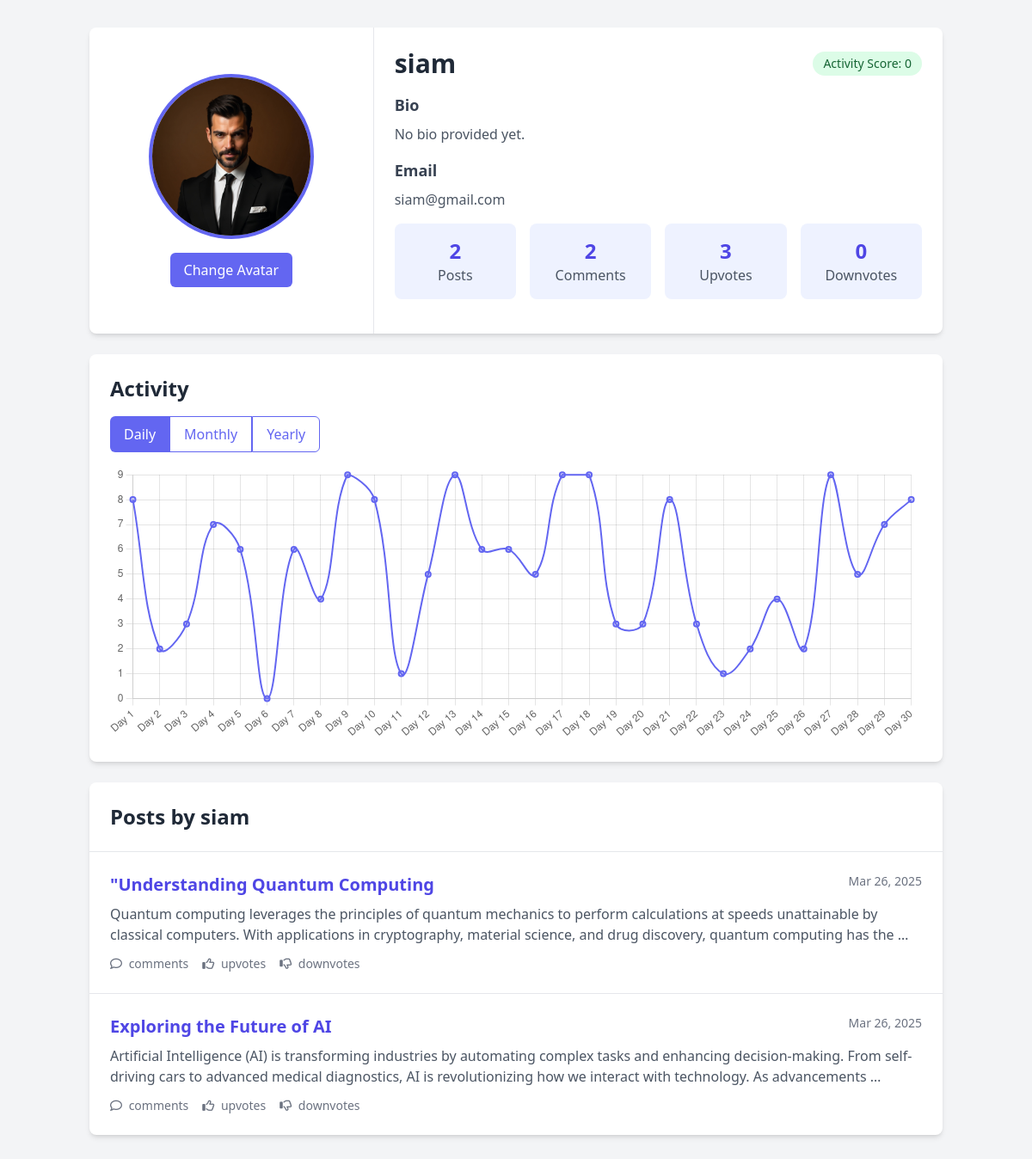
Page /profile/siam/ on the earlier database version.
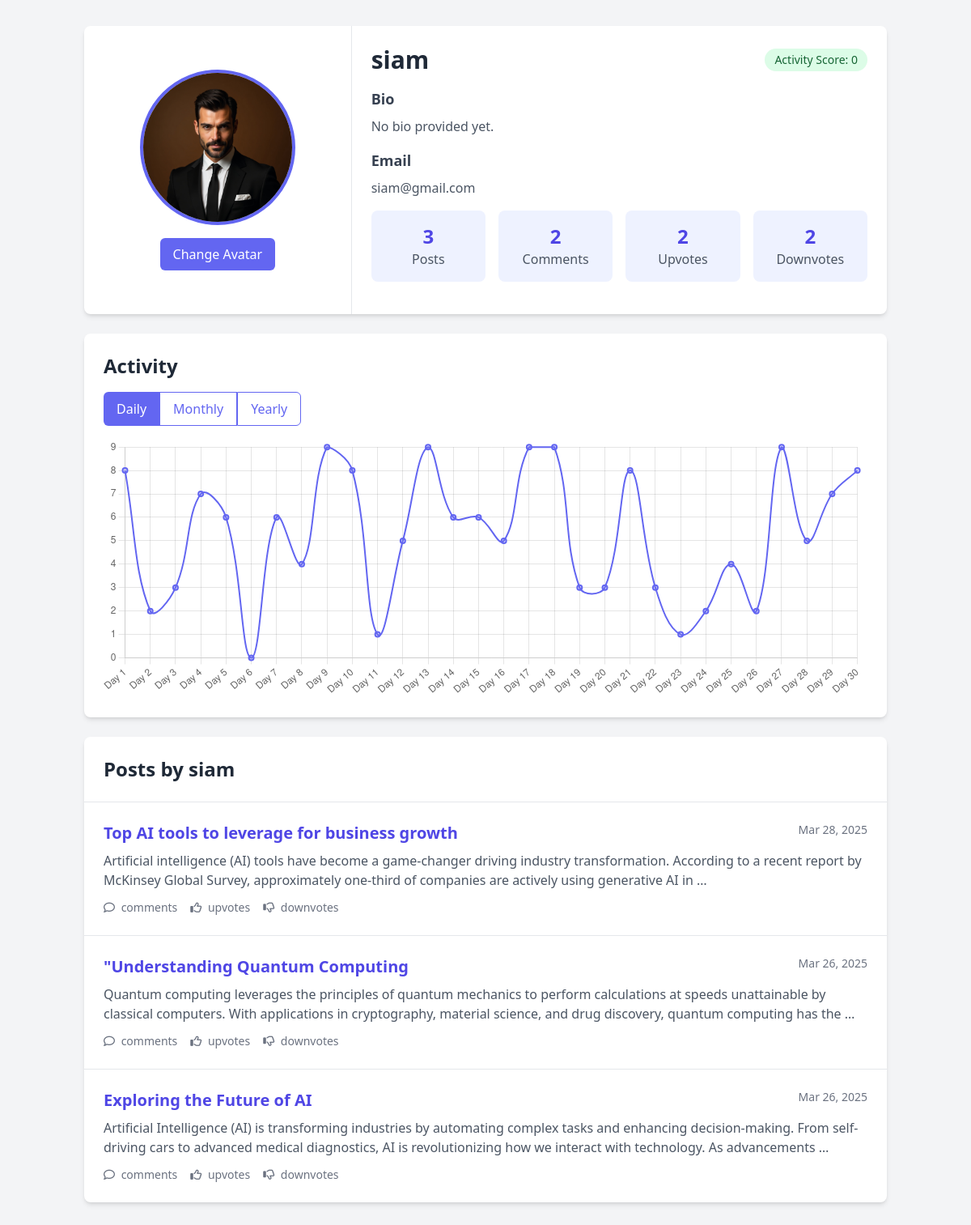
Same page on the later database version.
### forumapp/models.py (models this page shows, shortened)
class Post(models.Model):
    title = models.CharField(max_length=255)
    content = models.TextField()
    author = models.ForeignKey(User, on_delete=models.CASCADE)
    tags = models.CharField(max_length=255, blank=True, default="")
    created_at = models.DateTimeField(auto_now_add=True)
    category = models.ForeignKey(Category, on_delete=models.SET_NULL, null=True)
    views = models.IntegerField(default=0)

### forumapp/views.py (the view)
# urls.py: path('profile/<str:username>/', views.user_profile, name='user_profile'),
def user_profile(request, username):
    user = get_object_or_404(User, username=username)
    posts = Post.objects.filter(author=user).order_by('-created_at')
    paginator = Paginator(posts, 10)
    page = request.GET.get('page')
    posts = paginator.get_page(page)
    post_count = posts.paginator.count
    comment_count = Comment.objects.filter(user=user).count()
    upvote_count = Vote.objects.filter(user=user, value=1).count()
    downvote_count = Vote.objects.filter(user=user, value=-1).count()
    context = {
        'user': user,
        'posts': posts,
        'post_count': post_count,
        'comment_count': comment_count,
        'upvote_count': upvote_count,
        'downvote_count': downvote_count,
        'profile_created_at': user.profile.created_at,  # Add this line
    }
    return render(request, 'user_profile.html', context)

### templates/user_profile.html (shortened to what the changed rows need)
{% load static %}
<!DOCTYPE html>
<html lang="en">
<head>
    <script src="https://cdn.tailwindcss.com"></script>
    <link rel="stylesheet" href="https://cdnjs.cloudflare.com/ajax/libs/font-awesome/6.4.0/css/all.min.css">
</head>
<body class="bg-gray-100">
    <div class="container mx-auto px-4 py-8">
        <div class="bg-white rounded-lg shadow-md overflow-hidden mb-6">
            <div class="md:flex">
                <div class="md:w-2/3 p-6">
                    <div class="flex justify-between items-center mb-4">
                        <h1 class="text-3xl font-bold text-gray-800">{{ user.username }}</h1>
                    </div>
                    <div class="mb-4">
                        <h2 class="text-lg font-semibold text-gray-700 mb-2">Bio</h2>
                    </div>
                    <div class="mb-4">
                        <h2 class="text-lg font-semibold text-gray-700 mb-2">Email</h2>
                    </div>
                    <div class="flex flex-wrap -mx-2">
                        <div class="w-1/2 px-2 mb-4 md:w-1/4">
                            <div class="bg-indigo-50 p-4 rounded-lg text-center">
                                <span class="block text-2xl font-bold text-indigo-600">{{ post_count }}</span>
                                <span class="text-gray-600">Posts</span>
                            </div>
                        </div>
                        <div class="w-1/2 px-2 mb-4 md:w-1/4">
                            <div class="bg-indigo-50 p-4 rounded-lg text-center">
                                <span class="block text-2xl font-bold text-indigo-600">{{ upvote_count }}</span>
                                <span class="text-gray-600">Upvotes</span>
                            </div>
                        </div>
                        <div class="w-1/2 px-2 mb-4 md:w-1/4">
                            <div class="bg-indigo-50 p-4 rounded-lg text-center">
                                <span class="block text-2xl font-bold text-indigo-600">{{ downvote_count }}</span>
                                <span class="text-gray-600">Downvotes</span>
                            </div>
                        </div>
                    </div>
                </div>
            </div>
        </div>
        <div class="bg-white rounded-lg shadow-md overflow-hidden mb-6 p-6">
            <h2 class="text-2xl font-bold text-gray-800 mb-4">Activity</h2>
        </div>
        <div class="bg-white rounded-lg shadow-md overflow-hidden mb-6">
            <div class="p-6 border-b border-gray-200">
                <h2 class="text-2xl font-bold text-gray-800">Posts by {{ user.username }}</h2>
            </div>
            <div class="divide-y divide-gray-200">
                {% for post in posts %}
                <div class="p-6 hover:bg-gray-50 transition">
                    <div class="flex justify-between items-start mb-2">
                        <h3 class="text-xl font-semibold text-indigo-600 hover:text-indigo-700 transition">
                            <a href="{% url 'post-detail' post.id %}">{{ post.title }}</a>
                        </h3>
                        <span class="text-sm text-gray-500">{{ post.created_at|date:"M d, Y" }}</span>
                    </div>
                    <p class="text-gray-600 mb-3 line-clamp-2">{{ post.content|truncatewords:30 }}</p>
                    <div class="flex items-center text-sm text-gray-500">
                        <span class="mr-4"><i class="far fa-comment mr-1"></i> {{ post.comment_count }} comments</span>
                        <span class="mr-4"><i class="far fa-thumbs-up mr-1"></i> {{ post.upvote_count }} upvotes</span>
                        <span><i class="far fa-thumbs-down mr-1"></i> {{ post.downvote_count }} downvotes</span>
                    </div>
                </div>
                {% empty %}
                <div class="p-6 text-center text-gray-500">
                    <p>No posts yet.</p>
                </div>
                {% endfor %}
            </div>
        </div>
    </div>
</body>
</html>

Differences in the rows shown:
added Post: title "Top AI tools to leverage for business growth", created_at "Mar 28, 2025", content "Artificial intelligence (AI) tools have become a game-changer driving industry transformation. According to a recent report by McKinsey Global Survey, approximately one-third of companies are actively using generative AI in …"
Other differences:
{{ post_count }}: "2" → "3"
{{ upvote_count }}: "3" → "2"
{{ downvote_count }}: "0" → "2"
